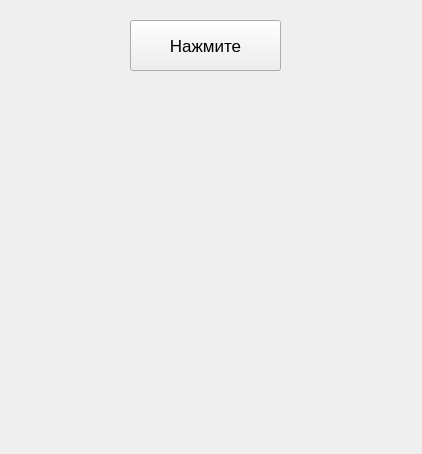
<?xml version="1.0" encoding="UTF-8"?>
<ui version="4.0">
 <class>Form</class>
 <widget class="QWidget" name="Form">
  <property name="geometry">
   <rect>
    <x>0</x>
    <y>0</y>
    <width>422</width>
    <height>454</height>
   </rect>
  </property>
  <property name="windowTitle">
   <string>Form</string>
  </property>
  <widget class="QPushButton" name="pushButton">
   <property name="geometry">
    <rect>
     <x>130</x>
     <y>20</y>
     <width>151</width>
     <height>51</height>
    </rect>
   </property>
   <property name="font">
    <font>
     <pointsize>13</pointsize>
    </font>
   </property>
   <property name="text">
    <string>Нажмите</string>
   </property>
  </widget>
 </widget>
 <resources/>
 <connections/>
</ui>
